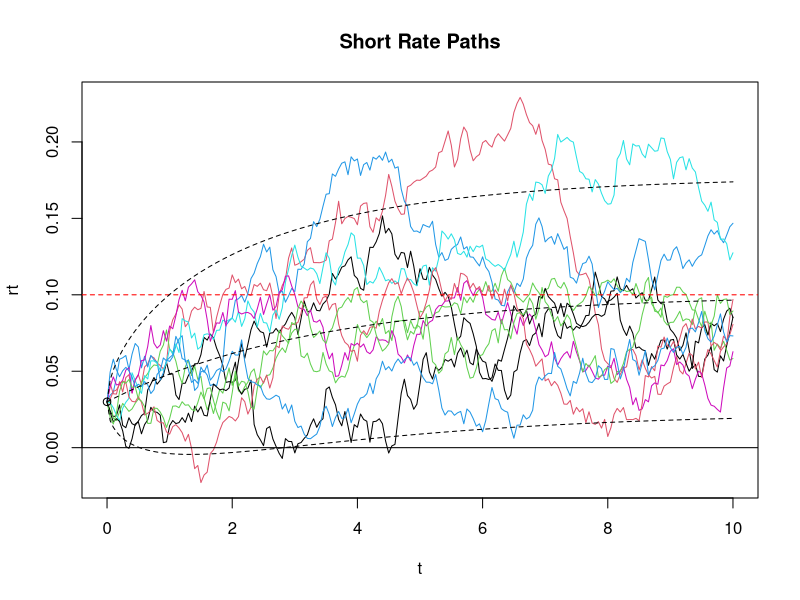
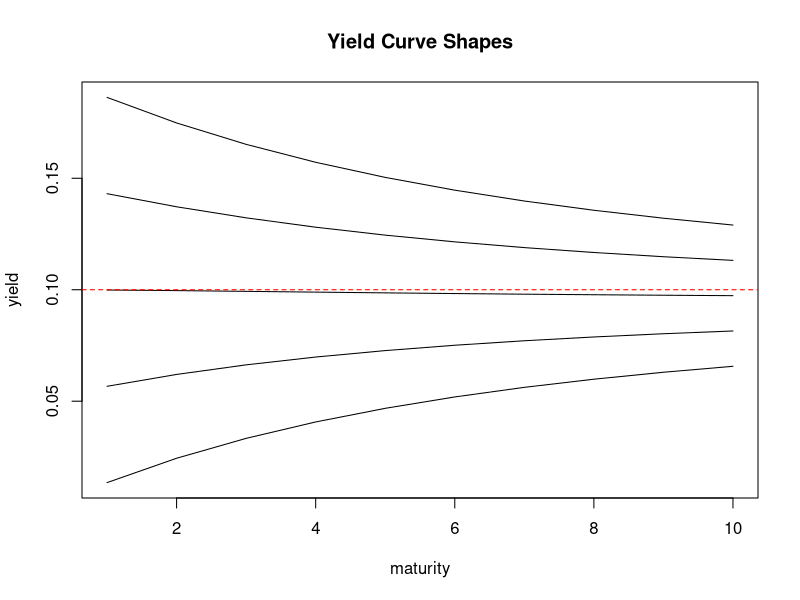

Write R code to recreate these figures, in order.
## Simulate Sample Paths ##

## define model parameters
r0 <- 0.03                                                                #initial yield
theta <- 0.10                                                             #long term yield
k <- 0.3                                                                  #speed of reversion to long term yield
beta <- 0.03                                                              #instantaneous volatility

## simulate short rate paths
n <- 10    # MC simulation trials
T <- 10    # total time
m <- 200   # subintervals
dt <- T/m  # difference in time each subinterval

VasicekZCBprice_simulated <-
  function(num_trials, num_subintervals, total_time, r0, theta, k, beta)      #define function VasicekZCBprice_simulated
  {
    dt <- total_time/num_subintervals                                         #calculate dt to be the total time divided by number of intervals
    r <- matrix(0,num_subintervals+1,num_trials) # matrix to hold short rate paths           #create matrix with m+1 rows and n columns with each cell containing 0
    r[1,] <- r0                                                               #set all n values in row 1 to r0
    
    for(j in 1:num_trials){                                                   #for each sample path
      for(i in 2:(num_subintervals+1)){                                       #for each row starting at row 2
        Wt <- rnorm(1,0,1)                                                    #select 1 random number using standard normal distrubtion to use as Brownian motion component
        dr <- k*(theta-r[i-1,j])*dt + beta*sqrt(dt)*Wt                        #change in rate achieved using Vasicek model
        r[i,j] <- r[i-1,j] + dr                                               #new rate = previous rate plus change in rate; save to i'th row and j'th column of returns matrix
      }
    }
    return(r)                                                                 #return the create matrix r
  }

returns = VasicekZCBprice_simulated(n,m,T,r0,theta,k,beta)

## plot paths
t <- seq(0, T, dt)                                                        #create array of time steps starting at 0 and ending at T, counting by dt
rT.expected <- theta + (r0-theta)*exp(-k*t)                               #create array of points expected values at times t
rT.stdev <- sqrt( beta^2/(2*k)*(1-exp(-2*k*t)))                           #create array containing instantaneous standard deviations
matplot(t, returns[,1:10], type="l", lty=1, main="Short Rate Paths", ylab="rt") #plot each column of returns matrix 
abline(h=theta, col="red", lty=2)                                         #add red horizontal line at theta value 
abline(h=0)                                                               #add horizontal line at 0
lines(t, rT.expected, lty=2)                                              #add line of expected values to plot
lines(t, rT.expected + 2*rT.stdev, lty=2)                                 #add line of expected values + 2 standard deviations
lines(t, rT.expected - 2*rT.stdev, lty=2)                                 #add line of expected values - 2 standard deviations
points(0,r0)                                                              #add a point at (0,r0)

## function to find ZCB price using Vasicek model
VasicekZCBprice_exact <-                                                  #define function named VasicekZCBprice_exact that takes arguments r0, k, theta, beta, and T 
  function(r0, k, theta, beta, T){
    b.vas <- (1/k)*(1-exp(-T*k))                                          #within function calculate intermediate value and assign to variable 'b'
    a.vas <- (theta-beta^2/(2*k^2))*(T-b.vas)+(beta^2)/(4*k)*b.vas^2      #within function calculate intermediate value and assign to variable 'a'
    return(exp(-a.vas-b.vas*r0))                                          #return a value of e^(-a-b*r0) from VasicekZCBprice_exact function
  }

r0 <- seq(0.00, 0.20, 0.05)                                               #create a sequence counting from 0 to 0.2 by 0.05 and assign to r0
n <- length(r0)                                                           #set n to be the number of elements in the new r0 sequence
maturity <- seq(1, 10, 1)                                                 #create an array of times from 1 to 10 stepping by 1
m <- length(maturity)                                                     #set m to the number of values in maturity array
yield <- matrix(0, m, n)                                                  #create a m row x n column matrix with all elements having a value of 0
for(i in 1:n){                                                            #for each i from 1 to n
  for(T in 1:m){                                                          #for each T in sequence 1 to 10
    yield[T,i] <- -log(VasicekZCBprice_exact(r0[i], k, theta, beta, T))/T #set each value at row T, col i in yield matrix
  }
}

matplot(maturity, yield, type="l", col="black", lty=1, main="Yield Curve Shapes")  #plot yield curves in a line plot named 'Yield Curve Shapes' and using maturity values for x-axis
abline(h=theta, col="red", lty=2)                                         #add horizontal red line at theta

## simulate short rate paths
r0 <- 0.03     
n <- 10000  # MC simulation trials
T <- 1     # total time
m <- 200   # subintervals
dt <- T/m  # difference in time each subinterval

r = VasicekZCBprice_simulated(n,m,T,r0,theta,k,beta)                      #call VasicekZCBprice_simulated function

## calculate Monte Carlo bond price and compare to Exact Vasicek solution
ss <- colSums(r[2:(m+1),]*dt)  # integral estimate                        #create weighted average rate on each of the simulations
c <- exp(-ss)                                                             #calculate the bond price using each of the weighted average rates
estimate <- mean(c)                                                       #find the average of the prices found through simulations
stdErr <- sd(c)/sqrt(n)                                                   #calculate the stdErr of prices using standard deviation number of simulations
exact <- VasicekZCBprice_exact(r0, k, theta, beta, T)                     #calculate an exact price using VasicekZCBprice_exact function

                                                                          #display exact, estimated, and stdErr values (insert newlines '\n' for better readability)
cat('\n', 'Exact Vasicek Price:', round(exact,6), '\n',
    'MC Price:', round(estimate,6), '\n',
    'MC Standard Error:', round(stdErr,5))